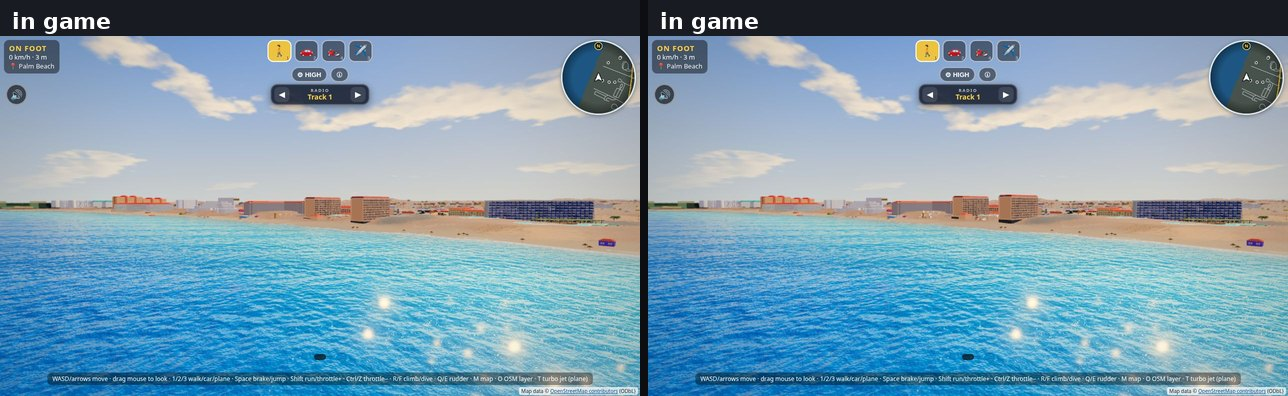
#> input picture refs/places/palm-eagle-beach/palm-beach/ground.jpg, 1288 x 396 px, given in place of palm-before.jpg, which was not available
$ python boards.py
#> lines starting #> are read from the running program, lines starting #| are printed output that depends on the picture; pictures that were not available may be replaced by others from this repository, and a replacement may not be noted
#!/usr/bin/env python3
"""Photo | in game boards for the Palm Beach ground seat.

Reference photos stay off the geometry. A photo is included only when it
has no people. Palm Beach and Paseo Herencia references are crowded or
absent, so those boards are the in-game pair.
"""
from pathlib import Path

from PIL import Image, ImageDraw, ImageFont

SHOTS = Path("/tmp/palm-boards")
FONT = "/usr/share/fonts/truetype/dejavu/DejaVuSans-Bold.ttf"
OUTS = {
    "palm": Path("/tmp/wt-ground/refs/places/palm-eagle-beach/palm-beach/ground.jpg"),
    "ritz": Path("/tmp/wt-ground/refs/places/palm-eagle-beach/ritz/ground.jpg"),
    "paseo": Path("/tmp/wt-ground/refs/places/palm-eagle-beach/paseo-herencia/ground.jpg"),
}
PHOTO = {
    "ritz": Path("/tmp/wt-ground/refs/places/palm-eagle-beach/ritz/esri_aerial.jpg"),
}


def fit(im, w, h):
#> called with w = 640, h = 360
    im = im.convert("RGB")
#> im is the input picture: PIL image 1288x396 RGB; mean R, G, B 121.9, 155, 173.6
    scale = max(w / im.width, h / im.height)
#> scale = 0.909
    nw, nh = int(im.width * scale), int(im.height * scale)
#> nw = 1170; nh = 360
    im = im.resize((nw, nh), Image.Resampling.LANCZOS)
#> im: PIL image 1170x360 RGB
    left, top = max(0, (nw - w) // 2), max(0, (nh - h) // 2)
#> left = 265; top = 0
    return im.crop((left, top, left + w, top + h))
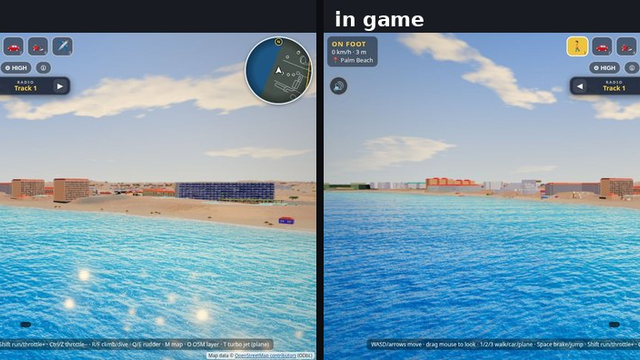
#> returned value: PIL image 640x360 RGB; mean R, G, B 120.2, 153.7, 172.3


def panel(path, w, h, label, font):
    canvas = Image.new("RGB", (w, h + 36), (24, 28, 34))
    canvas.paste(fit(Image.open(path), w, h), (0, 36))
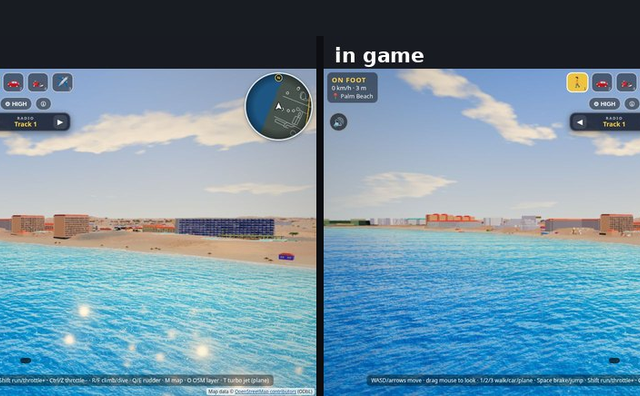
#> canvas: PIL image 640x396 RGB; mean R, G, B 111.5, 142.2, 159.7
    ImageDraw.Draw(canvas).text((12, 8), label, fill=(255, 255, 255), font=font)
    return canvas


def main():
    font = ImageFont.truetype(FONT, 22)
    pw, ph = 640, 360
    for name, dest in OUTS.items():
        parts = []
        photo = PHOTO.get(name)
        if photo:
            parts.append(panel(photo, pw, ph, "photo", font))
        parts.append(panel(SHOTS / f"{name}-before.jpg", pw, ph, "in game, before", font))
        parts.append(panel(SHOTS / f"{name}-after.jpg", pw, ph, "in game, after", font))
#> call 2 of panel, with w = 640, h = 360, label = 'in game, after'
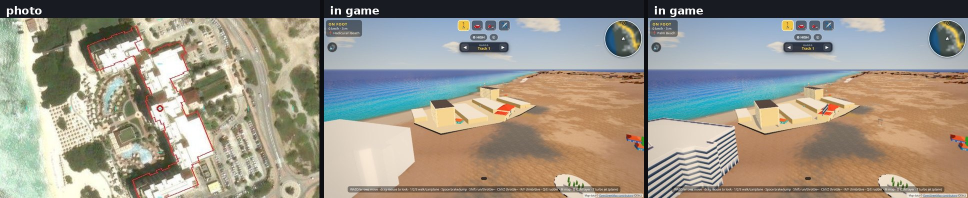
#> input picture refs/places/palm-eagle-beach/ritz/ground.jpg, 1936 x 396 px, given in place of palm-after.jpg, which was not available (shown at 1/2 size)
#> call 2 of fit, with w = 640, h = 360
#> in fit, im is the input picture: PIL image 1936x396 RGB; mean R, G, B 154.1, 147.9, 135.1
#> in fit (call 2), `return im.crop((left, top, left + w, top + h))`:
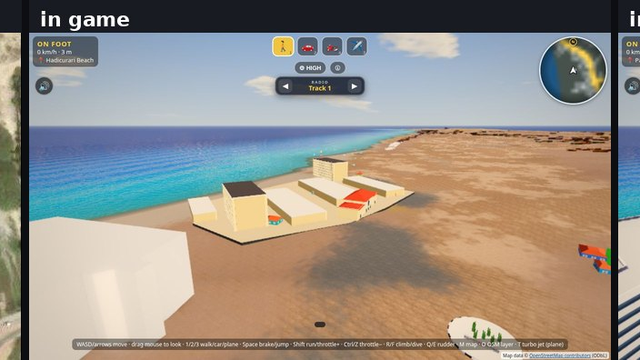
#> returned value: PIL image 640x360 RGB; mean R, G, B 150.6, 143.1, 133.8
#> in panel (call 2), `canvas.paste(fit(Image.open(path), w, h), (0, 36))`:
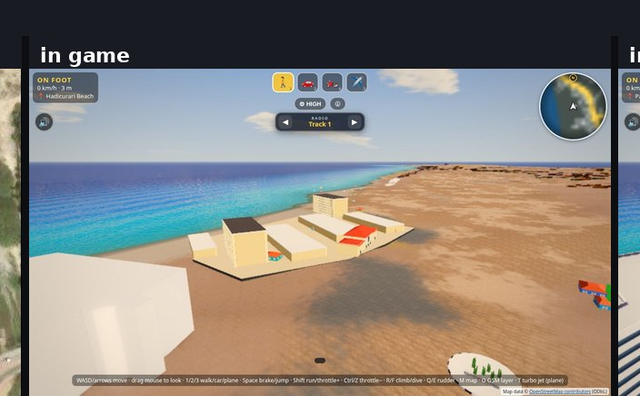
#> canvas: PIL image 640x396 RGB; mean R, G, B 139.1, 132.7, 124.7
        gap = 8
        width = sum(p.width for p in parts) + gap * (len(parts) - 1)
#> width = 1288
        board = Image.new("RGB", (width, parts[0].height), (12, 14, 18))
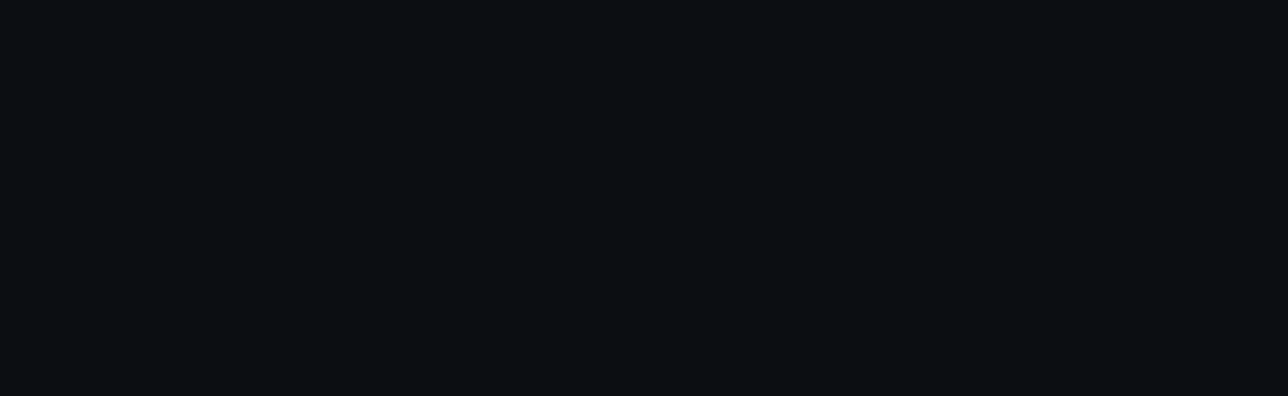
#> board: PIL image 1288x396 RGB; mean R, G, B 12, 14, 18
        x = 0
        for p in parts:
            board.paste(p, (x, 0))
            x += p.width + gap
#> this loop made 2 passes
#> x on passes 1 to 2: 648, 1296
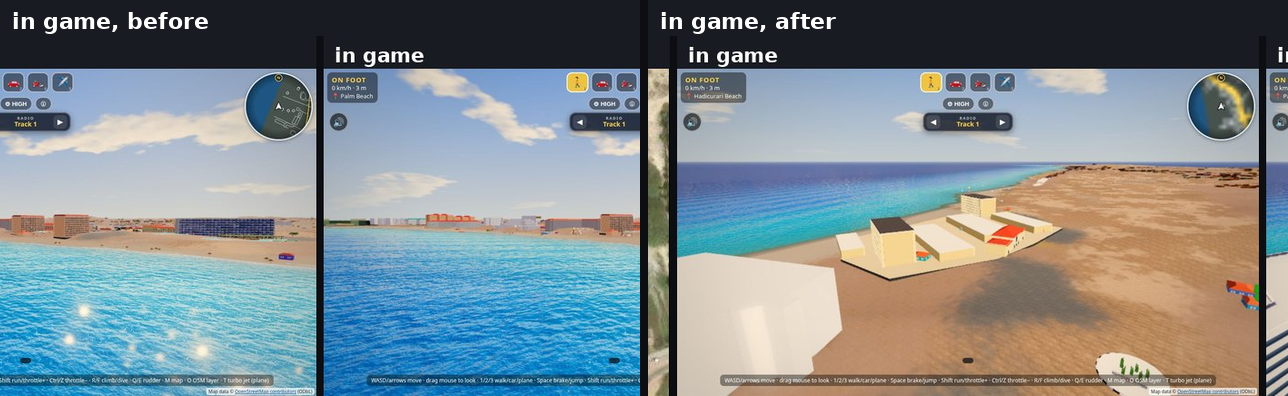
#> board: PIL image 1288x396 RGB; mean R, G, B 125.6, 137.7, 142.4
#> after the loop, x = 1296
        dest.parent.mkdir(parents=True, exist_ok=True)
        board.save(dest, quality=86)
        print(dest, board.size)
#> (printed output is left out)
#> pass 2 of the loop in main, `for name, dest in OUTS.items():`:
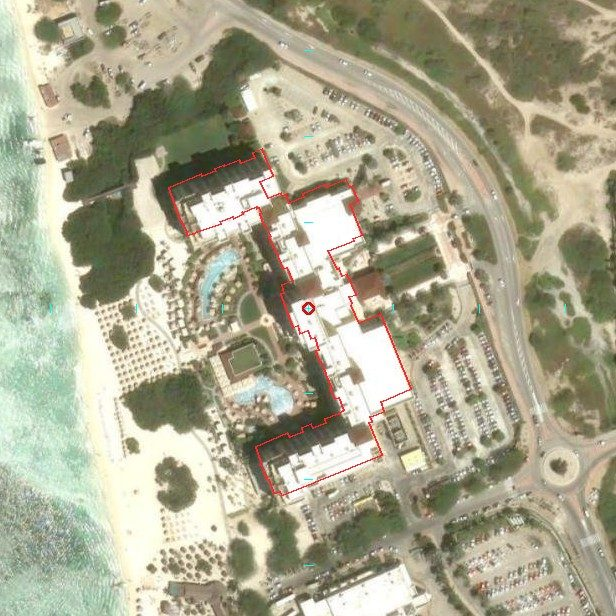
#> input picture refs/places/palm-eagle-beach/ritz/esri_aerial.jpg, 616 x 616 px, found by its file name
#> in fit, im is the input picture: PIL image 616x616 RGB; mean R, G, B 170.5, 167.7, 143.4
#> im: PIL image 639x639 RGB
#> in fit (call 3), `return im.crop((left, top, left + w, top + h))`:
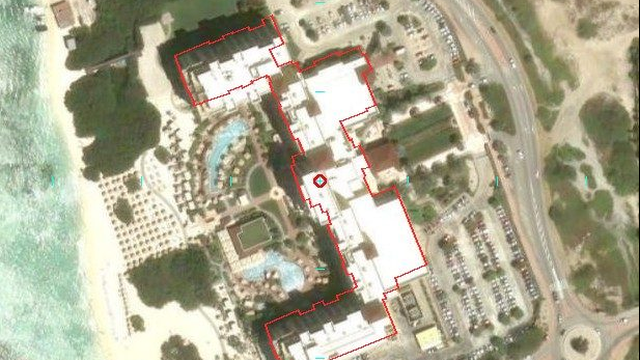
#> returned value: PIL image 640x360 RGB; mean R, G, B 172.7, 170, 146.7
#> in panel (call 4), `ImageDraw.Draw(canvas).text((12, 8), label, fill=(255, 255, 255), font..`:
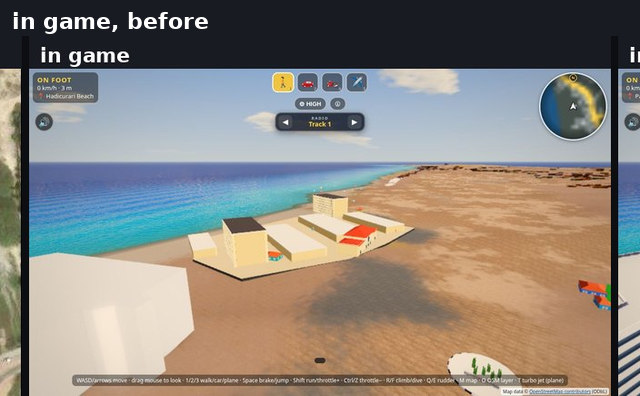
#> canvas: PIL image 640x396 RGB; mean R, G, B 140.2, 133.7, 125.8


if __name__ == "__main__":
#> (the run stopped early here; a loop or call above may not have finished)
